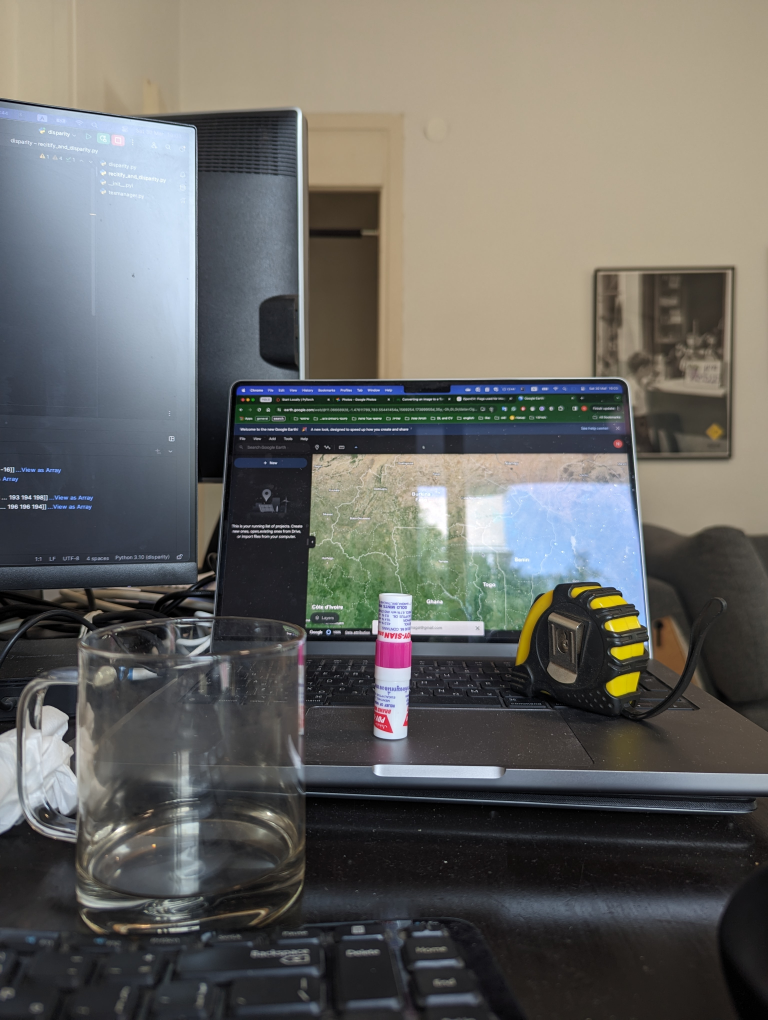
#> input picture parallel3/left.jpg, 3072 x 4080 px (shown at 1/4 size)
$ python recitify_and_disparity.py
#> lines starting #> are read from the running program, lines starting #| are printed output that depends on the picture
import cv2
import numpy as np
import matplotlib.pyplot as plt
def main():
    # Load the left and right images in grayscale
    # dir_name = 'not_parallel1'
    imgL, imgR = get_images()

    dstL, dstR = rectify_images_uncalibrated_cameras(imgL, imgR)

    disparity_norm = calculate_disparity(dstL, dstR)

    fig, axs = plt.subplots(2,2)
    axs[0,0].imshow(dstL)
    axs[0,0].set_title("dstL")
    axs[0,1].imshow(dstR)
    axs[0,1].set_title("dstR")
    axs[1,0].imshow(disparity_norm)
    axs[1,0].set_title("disparity_norm")
    plt.show(block=False)

    return


def calculate_disparity(dstL, dstR):
    # Initialize the stereo block matching object
    stereo = cv2.StereoBM_create(numDisparities=0, blockSize=51)
    # stereo = cv2.StereoSGBM(numDisparities=16, blockSize=15)
    # Compute the disparity image
    disparity = stereo.compute(dstL, dstR)
    # Normalize the disparity image for display
    norm_coeff = 255 / disparity.max()
    disparity_norm = disparity * norm_coeff / 255
    disparity_norm = disparity - np.min(disparity)
    disparity_norm = ((disparity_norm / np.max(disparity_norm)) * 255).astype(np.uint8)
    return disparity_norm


def rectify_images_uncalibrated_cameras(imgL, imgR):
    # rectify images
    sift = cv2.SIFT_create()
    ###find the keypoints and descriptors with SIFT
    kp1, des1 = sift.detectAndCompute(imgL, None)
    kp2, des2 = sift.detectAndCompute(imgR, None)
    ###FLANN parameters
    FLANN_INDEX_KDTREE = 1
    index_params = dict(algorithm=FLANN_INDEX_KDTREE, trees=5)
    search_params = dict(checks=50)
    flann = cv2.FlannBasedMatcher(index_params, search_params)
    matches = flann.knnMatch(des1, des2, k=2)
    good = []
    pts1 = []
    pts2 = []
    ###ratio test as per Lowe's paper
    for m, n in matches:
        if m.distance < 0.7 * n.distance:
            good.append([m])
            pts2.append(kp2[m.trainIdx].pt)
            pts1.append(kp1[m.queryIdx].pt)
    pts1 = np.array(pts1)
    pts2 = np.array(pts2)
    good = good[100:400]
    # Draw the matches
    img_matches = cv2.drawMatchesKnn(imgL, kp1, imgR, kp2, good, None,
                                     flags=cv2.DrawMatchesFlags_NOT_DRAW_SINGLE_POINTS)
    # Show the result
    plt.figure()
    plt.imshow(img_matches)
    plt.show(block=False)
    a = 3
    # Computation of the fundamental matrix
    F, mask = cv2.findFundamentalMat(pts1, pts2, cv2.FM_LMEDS)
    # Obtainment of the rectification matrix and use of the warpPerspective to transform them...
    pts1 = pts1[:, :][mask.ravel() == 1]
    pts2 = pts2[:, :][mask.ravel() == 1]
    pts1 = np.int32(pts1)
    pts2 = np.int32(pts2)
    p1fNew = pts1.reshape((pts1.shape[0] * 2, 1))
    p2fNew = pts2.reshape((pts2.shape[0] * 2, 1))
    retBool, rectmat1, rectmat2 = cv2.stereoRectifyUncalibrated(p1fNew, p2fNew, F, imgL.shape[::-1])
    dstR = cv2.warpPerspective(imgL, rectmat1, imgL.shape[::-1])
    dstL = cv2.warpPerspective(imgR, rectmat2, imgL.shape[::-1])
    if True:
        fig, axs = plt.subplots(2, 2)
        axs[0, 0].imshow(imgL)
        axs[0, 0].set_title('imgL')
        axs[0, 1].imshow(imgR)
        axs[0, 1].set_title('imgr')
        axs[1, 0].imshow(dstR)
        axs[1, 0].set_title('dstR')
        axs[1, 1].imshow(dstL)
        axs[1, 1].set_title('dstL')
        plt.show(block=False)
    return dstL, dstR


def get_images():
    dir_name = 'parallel3'
    imgL = cv2.imread(dir_name + '/left.jpg', 0)
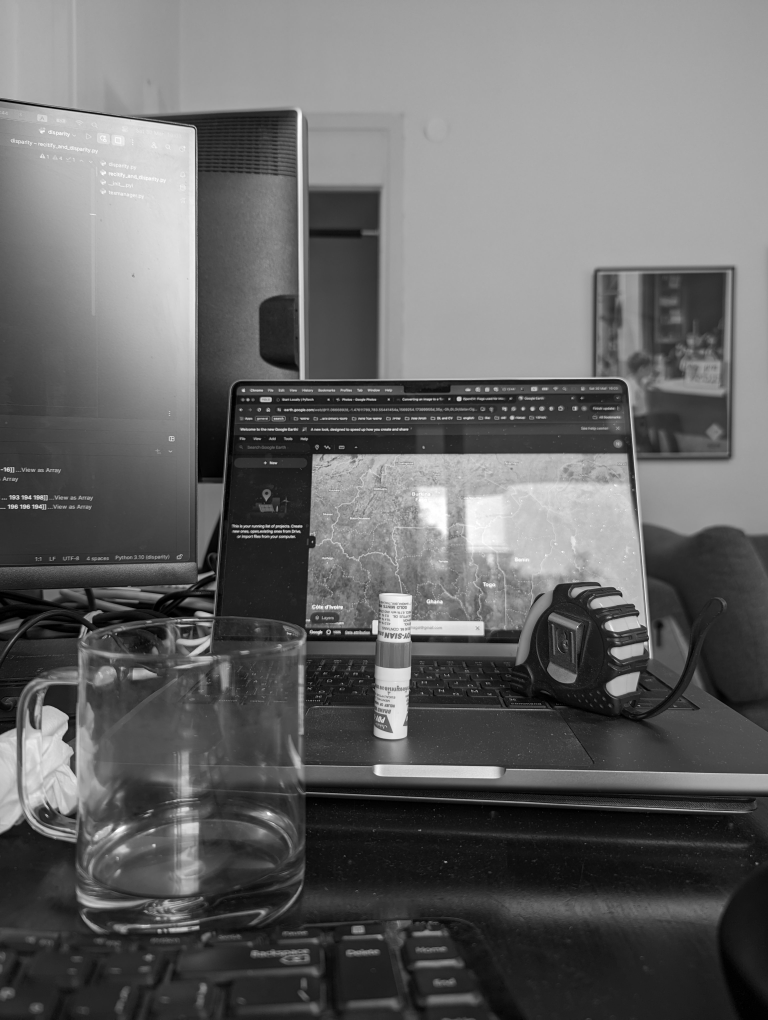
#> imgL: shape (4080, 3072) (shown at 1/4 size); min 0, max 255, mean 102.2
    imgR = cv2.imread(dir_name + '/right.jpg', 0)
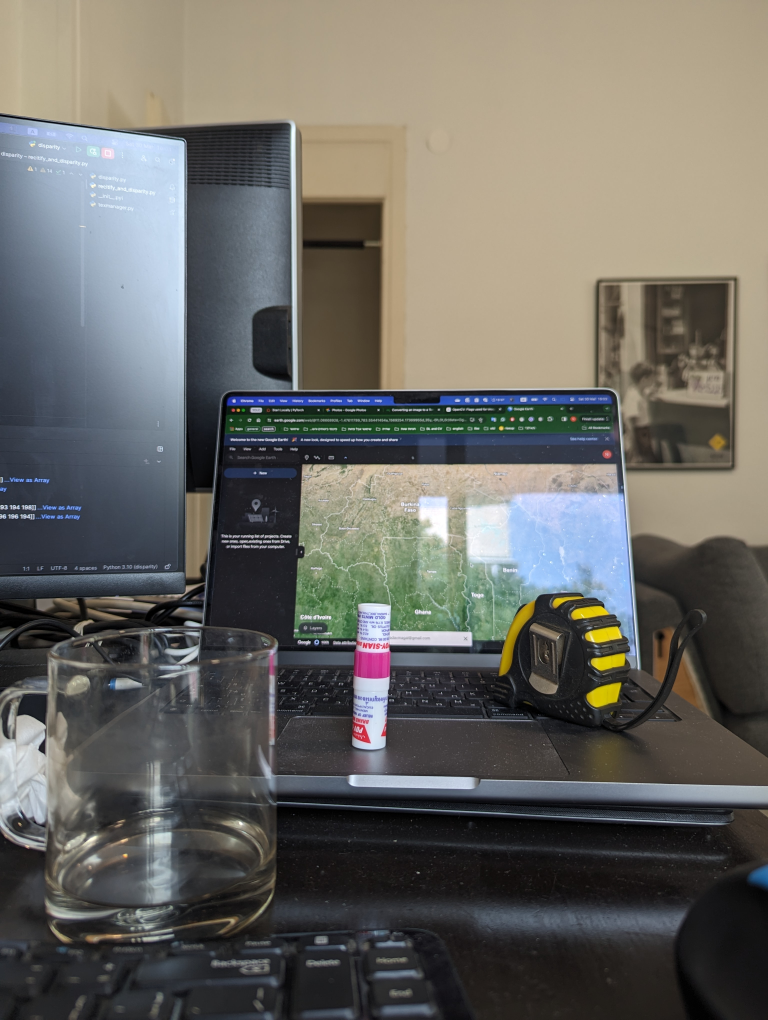
#> input picture parallel3/right.jpg, 3072 x 4080 px (shown at 1/4 size)
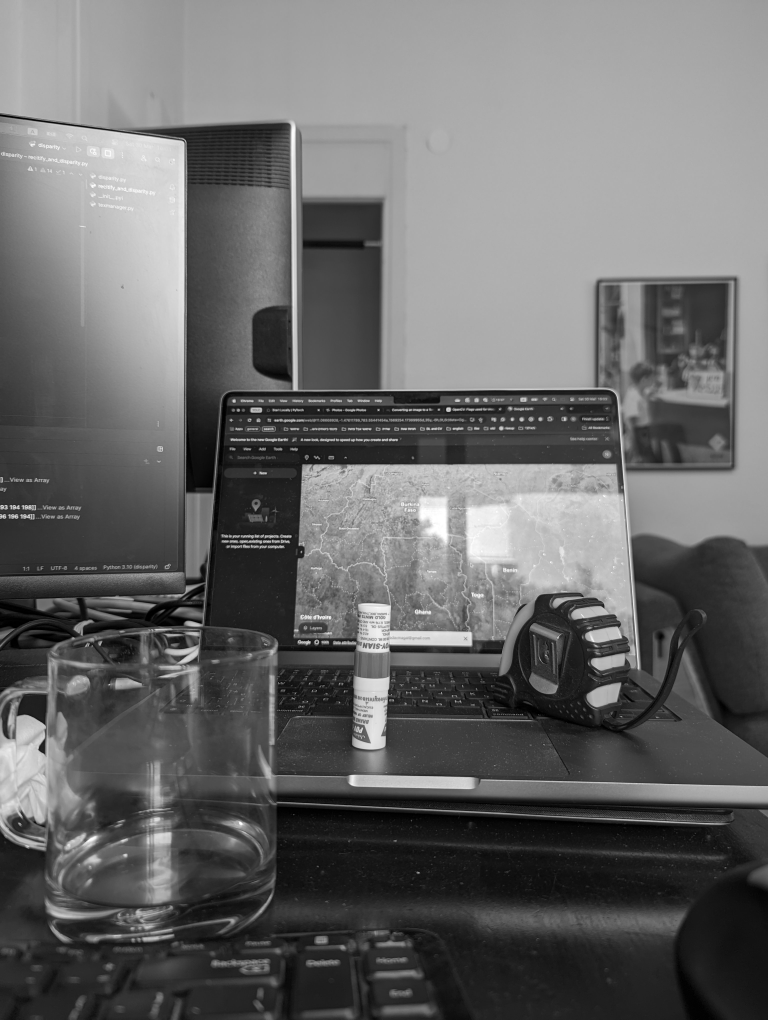
#> imgR: shape (4080, 3072) (shown at 1/4 size); min 0, max 255, mean 103.9
    if imgL is None:
        imgL = cv2.imread(dir_name + '/left.png', 0)
        imgR = cv2.imread(dir_name + '/right.png', 0)
    return imgL, imgR


if __name__ == '__main__':
#> (the run stopped early here; a loop or call above may not have finished)
